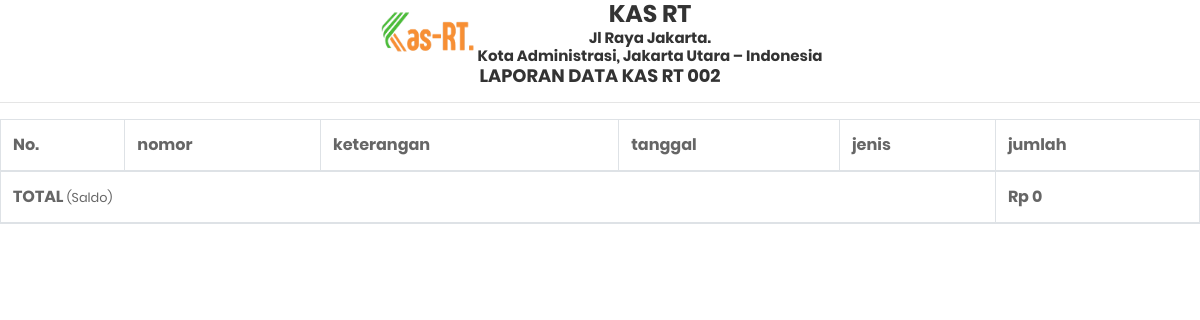
The page /index.php/penduduk/lapKas on the database as committed earlier.
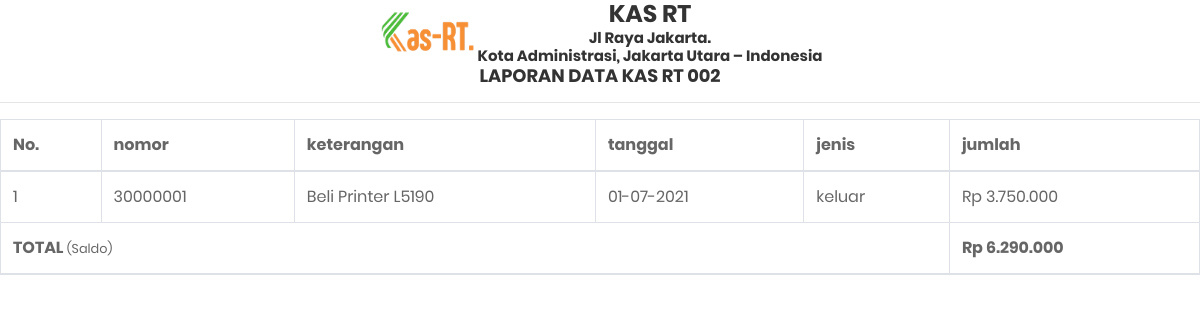
The same page on the database as committed later.
### tables this page shows
CREATE TABLE `data_transaksi` (
  `idKas` int(11) NOT NULL,
  `keterangan` varchar(100) NOT NULL,
  `tanggal` date NOT NULL,
  `jumlah` varchar(50) NOT NULL,
  `jenis` varchar(20) NOT NULL
);

### application/controllers/Penduduk.php (called while the page is built, shortened)
<?php
class Penduduk extends CI_Controller
{
	public function __construct()
	{
		$this->load->model('M_kas');
	}
	public function lapKas()
	{
		$data['judul'] = 'Laporan Data Kas RT002';
		$data['kas'] = $this->M_kas->getKas();
		$data['kredit'] = $this->M_kas->kredit();
		$data['masuk'] = $this->M_kas->TotalMasuk();
		$data['keluar'] = $this->M_kas->TotalKeluar();
		$data['konten'] = 'lap_kas';
		$this->load->view('laporan/lap_kas', $data);
	}
}

### index.php (called while the page is built, shortened)
<?php
require_once BASEPATH.'core/CodeIgniter.php';

### application/models/M_kas.php (called while the page is built, shortened)
<?php
class M_kas extends CI_Model
{
	public function getKas($idKas = '')
	{
		if ($idKas) {
			return $this->db->get('data_transaksi', ['idKas' => $idKas, 'status' => 'kas'])->row_array();
		} else {
			return $this->db->get('data_transaksi', ['status' => 'kas'])->result();
		}
	}
	public function TotalMasuk()
	{
		return $this->db->query('SELECT SUM(jumlah) as total from data_transaksi where jenis="masuk" ')->result();
	}
	public function TotalKeluar()
	{
		return $this->db->query('SELECT SUM(jumlah) as total from data_transaksi where jenis="keluar" ')->result();
	}
	public function kredit()
	{
		$this->db->select('*');
		$this->db->from('tabel_kredit');
		$query = $this->db->get();
		return $query->result();
	}
}

### application/helpers/rupiah_helper.php (called while the page is built, shortened)
<?php
if (!function_exists('rupiah')) {
    function rupiah($angka)
    {
        $hasil_rupiah = number_format($angka, 0, ',', '.');
        return $hasil_rupiah;
    }
}

### application/views/laporan/lap_kas.php (the view, shortened to what this page needs)
<!DOCTYPE html>
<html>
<head>
    <link href="<?= base_url();?>assets/css/font-face.css" rel="stylesheet" media="all">
    <link href="<?= base_url();?>assets/vendor/font-awesome-4.7/css/font-awesome.min.css" rel="stylesheet" media="all">
    <link href="<?= base_url();?>assets/vendor/font-awesome-5/css/fontawesome-all.min.css" rel="stylesheet" media="all">
    <link href="<?= base_url();?>assets/vendor/mdi-font/css/material-design-iconic-font.min.css" rel="stylesheet" media="all">
    <link href="<?= base_url();?>assets/vendor/bootstrap-4.1/bootstrap.min.css" rel="stylesheet" media="all">
    <link href="<?= base_url();?>assets/vendor/animsition/animsition.min.css" rel="stylesheet" media="all">
    <link href="<?= base_url();?>assets/vendor/bootstrap-progressbar/bootstrap-progressbar-3.3.4.min.css" rel="stylesheet" media="all">
    <link href="<?= base_url();?>assets/vendor/wow/animate.css" rel="stylesheet" media="all">
    <link href="<?= base_url();?>assets/vendor/css-hamburgers/hamburgers.min.css" rel="stylesheet" media="all">
    <link href="<?= base_url();?>assets/vendor/slick/slick.css" rel="stylesheet" media="all">
    <link href="<?= base_url();?>assets/vendor/select2/select2.min.css" rel="stylesheet" media="all">
    <link href="<?= base_url();?>assets/vendor/perfect-scrollbar/perfect-scrollbar.css" rel="stylesheet" media="all">
    <link href="<?= base_url();?>assets/css/theme.css" rel="stylesheet" media="all">
</head>
<body onload="print()">
	<center>
		<table>
			<tr>
				<td>
				<img src="<?= base_url();?>assets/icon-home.png" style="width: 100px; height: 50px;">
				</td>
				<td>
					<center>
					<h3>KAS RT</h3>
					<h5>Jl Raya Jakarta.</h5>
					<h5>Kota Administrasi, Jakarta Utara – Indonesia</h5>
					</center>
				</td>
			</tr>
		</table>
		<h4>LAPORAN DATA KAS RT 002</h4>
	</center>
	<hr>
	<table class="table table-bordered">
		<thead>
			<tr>
				<th>No.</th>
				<th>nomor</th>
                <th>keterangan</th>
                <th>tanggal</th>
                <th>jenis</th>
                <th>jumlah</th>
			</tr>
		</thead>
		<tbody>
			<?php
			$no = 1;
			foreach ($kas as $kas) {
			 ?>
			<tr>
                <td><?= $no++;?></td>
                <td><?= $kas->idKas;?></td>
                <td><?= $kas->keterangan;?></td>
                <td><?= date('d-m-Y', strtotime($kas->tanggal));?></td>
                <td><?= $kas->jenis;?></td>
                <td class="process">Rp <?= rupiah($kas->jumlah);?></td>
            </tr>
			<?php } ?>
        </tbody>
        <thead>
		<?php
			$sum_masuk=0;
			foreach ($masuk as $total_masuk){
			$sum_masuk += $total_masuk->total;
			}
			$sum_keluar=0;
			foreach ($keluar as $total_keluar){
			$sum_keluar += $total_keluar->total;
			}
			$saldo = $sum_masuk-$sum_keluar;
		?>
			<tr>
				<th colspan="5" scope="col">TOTAL <small>(Saldo)</small></th>
				<th scope="col">Rp <?= rupiah($saldo);?></th>
			</tr>
		</thead>
	</table>
</body>
</html>

Rows that differ between the two databases and show on the page:
added data_transaksi: idKas "30000001", keterangan "Beli Printer L5190", tanggal "01-07-2021", jenis "keluar", jumlah "3.750.000"
Other text that changed with them:
rupiah($saldo): "0" → "6.290.000"
